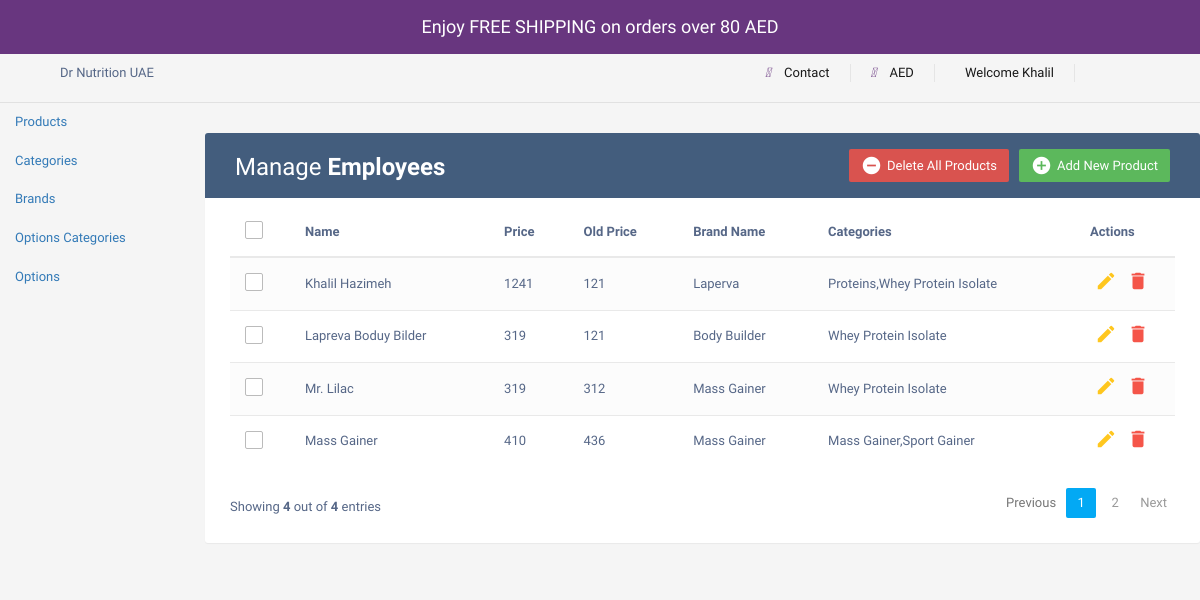
/admin/products.php (signed in), run on the app's committed database.
### tables this page shows
CREATE TABLE `products` (
  `id` int(11) NOT NULL,
  `name` varchar(255) NOT NULL,
  `price` int(11) NOT NULL,
  `old-price` int(11) NOT NULL,
  `image` varchar(255) NOT NULL,
  `brand_id` int(11) DEFAULT NULL
);

CREATE TABLE `brands` (
  `brand_id` int(11) NOT NULL,
  `brand_name` varchar(255) NOT NULL
);

### product.php (called while the page is built, shortened)
<?php
class Product {
    private $conn;
    public function __construct($db) {
        $this->conn = $db;
    }
public function getAllProductValues() {
    $query = "SELECT p.id, p.name, p.price, p.`old-price`, b.brand_name,
    GROUP_CONCAT(DISTINCT c.category_name ORDER BY c.category_name ASC) AS categories
    FROM products p
    LEFT JOIN product_categories pc ON p.id = pc.product_id
    LEFT JOIN categories c ON pc.category_id = c.category_id
    LEFT JOIN brands b ON p.brand_id = b.brand_id
    GROUP BY p.id";
    $result = $this->conn->query($query);
        $products = [];
        $count=0;
        if ($result->num_rows > 0) {
            while ($row = $result->fetch_assoc()) {
                $products[] = $row;
                $count++;
            }
        }
        return ['products' => $products, 'count' => $count];
}
}
?>

### admin/products.php (the view, shortened to what this page needs)
<?php
$loggedIn = isset($_SESSION['loggedin']) && $_SESSION['loggedin'];
require '../product.php';
$conn = new mysqli("localhost", "root", "", "logindb");
?>
<!DOCTYPE html>
<html lang="en">
<head>
<link rel="stylesheet" href="https://maxcdn.bootstrapcdn.com/font-awesome/4.7.0/css/font-awesome.min.css">
<link rel="stylesheet" href="https://maxcdn.bootstrapcdn.com/bootstrap/3.3.7/css/bootstrap.min.css">
<link rel="stylesheet" href="https://cdnjs.cloudflare.com/ajax/libs/font-awesome/5.15.3/css/all.min.css" />
<link rel="stylesheet" href="../css/all.css" />
<body>
<section class="free_shipping_alert">
    <div>Enjoy FREE SHIPPING on orders over 80 AED</div>
</section>
<section class="top-nav-bar">
    <div class="top-nav">
        <div class="row justify-content-between">
            <div class="col-lg-6">
                <div class="top-nav-left d-none d-lg-block">
                    <span>Dr Nutrition UAE</span>
                </div>
            </div>
            <div class="col-lg-6">
                <div class="top-nav-right">
                    <ul class="list-inline top-nav-right-list">
                        <li>
                            <a title="Contact" href="#">
                                <i class="fa-solid fa-phone" style="color: #68367f; margin-right: 10px;"></i>
                                Contact
                            </a>
                        </li>
                        <li>
                            <a title="AED" href="">
                                <i class="fa-solid fa-money-bill " style="color: #68367f; margin-right: 10px;"></i>
                                AED
                            </a>
                        </li>
                        <li>
                            <a title="Login" data-bs-toggle="modal" data-bs-target="#exampleModal" href="index.php">
                                <?php
                                if ($loggedIn) {
                                    echo 'Welcome '.$_SESSION['username'];
                                }
                                ?>
                            </a>
                        </li>
                    </ul>
                </div>
            </div>
        </div>
    </div>
</section>
<div class="row">
    <nav id="sidebar" class="col-md-3 col-lg-2 d-md-block bg-light sidebar">
        <div class="position-sticky">
            <ul class="nav flex-column">
                <li class="nav-item">
                    <a class="nav-link active" href="products.php">
                        Products
                    </a>
                </li>
                <li class="nav-item">
                    <a class="nav-link" href="categories.php">
                        Categories
                    </a>
                </li>
                <li class="nav-item">
                    <a class="nav-link" href="brands.php">
                        Brands
                    </a>
                </li>
                <li class="nav-item">
                    <a class="nav-link" href="options_categories.php">
                        Options Categories
                    </a>
                </li>
                <li class="nav-item">
                    <a class="nav-link" href="options.php">
                        Options
                    </a>
                </li>
            </ul>
        </div>
    </nav>
    <main class="col-md-9 ms-sm-auto col-lg-10 px-md-4">
        <div class="table-wrapper">
            <div class="table-title">
                <div class="row">
                    <div class="col-sm-6">
                        <h2>Manage <b>Employees</b></h2>
                    </div>
                    <div class="col-sm-6">
                        <a href="#addEmployeeModal" class="btn btn-success" data-toggle="modal"><i class="material-icons">&#xE147;</i> <span>Add New Product</span></a>
                        <a href="#deleteEmployeeModal" class="btn btn-danger" data-toggle="modal"><i class="material-icons">&#xE15C;</i> <span>Delete All Products</span></a>
                    </div>
                </div>
            </div>
            <table class="table table-striped table-hover">
                <thead>
                    <tr>
                        <th>
                            <span class="custom-checkbox">
                                <label for="selectAll"></label>
                            </span>
                        </th>
                        <th>Name</th>
                        <th>Price</th>
                        <th>Old Price</th>
                        <th>Brand Name</th>
                        <th>Categories</th>
                        <th>Actions</th>
                    </tr>
                </thead>
                <tbody>
                    <?php
                    $product = new Product($conn);
                    $productData = $product->getAllProductValues();
                    $allProducts = $productData['products'];
                    $productCount = $productData['count'];
                    foreach ($allProducts as $product){
                        echo '<tr id="' .$product['id']. '">';
                        echo '<td>';
                        echo '<span class="custom-checkbox">';
                        echo '<label for="checkbox'.$product['id'].'"></label>';
                        echo '</span>';
                        echo '</td>';
                        echo'<td>'.$product['name'].'</td>';
                        echo '<td>'.$product['price'].'</td>';
                        echo '<td>'.$product['old-price'].'</td>';
                        echo '<td>'.$product['brand_name'].'</td>';
                        echo '<td>'.$product['categories'].'</td>';
                        echo '<td>';
                        echo '<a href="products.php?showEditModal=1&id='.$product['id'].'" data-id="'.$product['id'].'" class="edit"><i class="material-icons" data-toggle="tooltip" title="Edit">&#xE254;</i></a>';
                        echo '<a href="products.php?showDeleteModal=1&id='.$product['id'].'" class="delete" data-toggle="modal"><i class="material-icons" data-toggle="tooltip" title="Delete">&#xE872;</i></a>';
                        echo '</td>';
                        echo '</tr>';
                    }
                    ?>
                </tbody>
            </table>
            <div class="clearfix">
                <div class="hint-text">Showing <b><?php echo $productCount?></b> out of <b><?php echo $productCount?></b> entries</div>
                <ul class="pagination">
                    <li class="page-item disabled"><a href="#">Previous</a></li>
                    <li class="page-item active"><a href="#" class="page-link">1</a></li>
                    <li class="page-item"><a href="#" class="page-link">2</a></li>
                    <li class="page-item"><a href="#" class="page-link">Next</a></li>
                </ul>
            </div>
        </div>
    </main>
</div>
</body>
</html>

### css/all.css (style rules this page uses)
body { margin: 0; background-color: white; }
a { text-decoration: none!important; }
.free_shipping_alert { background: #68367f; color: #fff; text-align: center; padding: 14px; font-size: 18px; background-image: url(https://drnutrition.com/themes/storefront/public/images/wave.svg); background-position: 50%; background-size: cover; }
.top-nav { border-bottom: 1px solid #e1e1e1 ; padding: 10px 0% 10px 5%; }
.top-nav .top-nav-right-list { display: -webkit-box; display: flex; -webkit-box-pack: center; justify-content: center; flex-wrap: wrap; }
.top-nav .top-nav-right-list>li:first-child { padding-left: 0; }
.top-nav .top-nav-right-list>li { border-right: 1px solid #e5e5e5; display: inline-block; padding: 0 20px; }
.top-nav .top-nav-right-list>li>a { display: block; color: #191919; }
body { color: #566787; background: #f5f5f5; font-family: 'Varela Round', sans-serif; font-size: 13px; }
.table-wrapper { background: #fff; padding: 20px 25px; margin: 30px 0; border-radius: 3px; box-shadow: 0 1px 1px rgba(0,0,0,.05); }
.table-title { padding-bottom: 15px; background: #435d7d; color: #fff; padding: 16px 30px; margin: -20px -25px 10px; border-radius: 3px 3px 0 0; }
.table-title h2 { margin: 5px 0 0; font-size: 24px; }
.table-title .btn { color: #fff; float: right; font-size: 13px; border: none; min-width: 50px; border-radius: 2px; border: none; outline: none !important; margin-left: 10px; }
.table-title .btn i { float: left; font-size: 21px; margin-right: 5px; }
.table-title .btn span { float: left; margin-top: 2px; }
table.table tr th, table.table tr td { border-color: #e9e9e9; padding: 12px 15px; vertical-align: middle; }
table.table tr th:first-child { width: 60px; }
table.table tr th:last-child { width: 100px; }
table.table-striped tbody tr:nth-of-type(odd) { background-color: #fcfcfc; }
table.table td:last-child i { opacity: 0.9; font-size: 22px; margin: 0 5px; }
table.table td a { font-weight: bold; color: #566787; display: inline-block; text-decoration: none; outline: none !important; }
table.table td a.edit { color: #FFC107; }
table.table td a.delete { color: #F44336; }
table.table td i { font-size: 19px; }
.pagination { float: right; margin: 0 0 5px; }
.pagination li a { border: none; font-size: 13px; min-width: 30px; min-height: 30px; color: #999; margin: 0 2px; line-height: 30px; border-radius: 2px !important; text-align: center; padding: 0 6px; }
.pagination li.active a, .pagination li.active a.page-link { background: #03A9F4; }
.hint-text { float: left; margin-top: 10px; font-size: 13px; }
.custom-checkbox { position: relative; }
.custom-checkbox label:before { width: 18px; height: 18px; }
.custom-checkbox label:before { content: ''; margin-right: 10px; display: inline-block; vertical-align: text-top; background: white; border: 1px solid #bbb; border-radius: 2px; box-sizing: border-box; z-index: 2; }

### data on the page
products: name "Khalil Hazimeh", price "1241", value "121", brand.brand_name "Laperva", categories "Proteins,Whey Protein Isolate"
products: name "Lapreva Boduy Bilder", price "319", value "121", brand.brand_name "Body Builder", categories "Whey Protein Isolate"
products: name "Mr. Lilac", price "319", value "312", brand.brand_name "Mass Gainer", categories "Whey Protein Isolate"
products: name "Mass Gainer", price "410", value "436", brand.brand_name "Mass Gainer", categories "Mass Gainer,Sport Gainer"

### other printed values
$_SESSION['username'] "Khalil"
$productCount "4"
